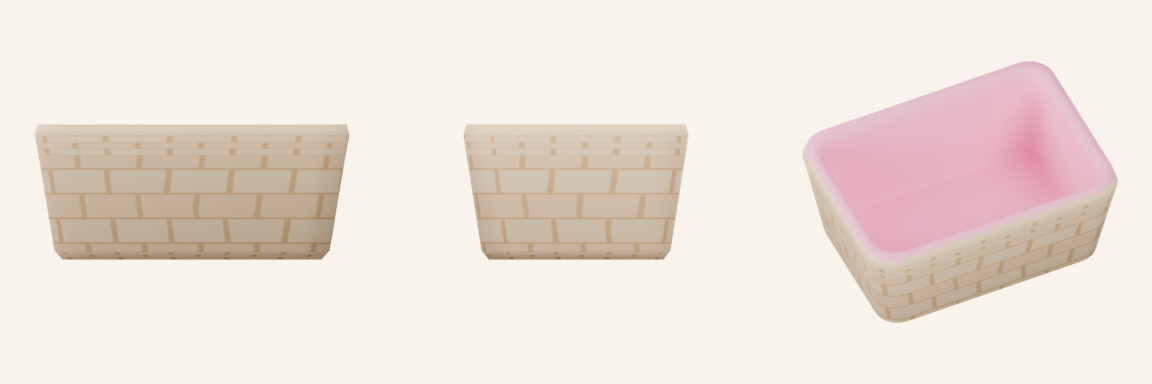
#> input picture art/incoming/accessory/acc_basket_preview.png, 1152 x 384 px, given in place of ribbon_pink_front.png, which was not available
$ python compose_accessories.py
#> lines starting #> are read from the running program, lines starting #| are printed output that depends on the picture
"""Make one front/side/detail PNG per model and a tier-order overview."""

from pathlib import Path

from PIL import Image, ImageDraw, ImageFont

ROOT = Path(__file__).resolve().parents[2]
OUT = ROOT / "art/incoming/accessory"
TMP = ROOT / "art/render_work/accessory"
GROUPS = [
    ("Ribbons", ("ribbon_pink", "ribbon_polka", "ribbon_gold")),
    ("Hats", ("hat_party", "hat_beret", "hat_crown")),
    ("Scarves", ("scarf_mint", "scarf_bandana", "scarf_cape")),
    ("Pins", ("pin_daisy", "pin_star", "pin_rainbow")),
]
BASE = "#F8F3EC"


def place(canvas, name, view, x, y, size):
    im = Image.open(TMP / f"{name}_{view}.png").convert("RGBA")
    im.thumbnail((size, size), Image.Resampling.LANCZOS)
    canvas.paste(im, (x + (size - im.width) // 2, y + (size - im.height) // 2), im)


names = [n for _, group in GROUPS for n in group] + ["acc_basket"]
for name in names:
    strip = Image.new("RGB", (1152, 384), BASE)
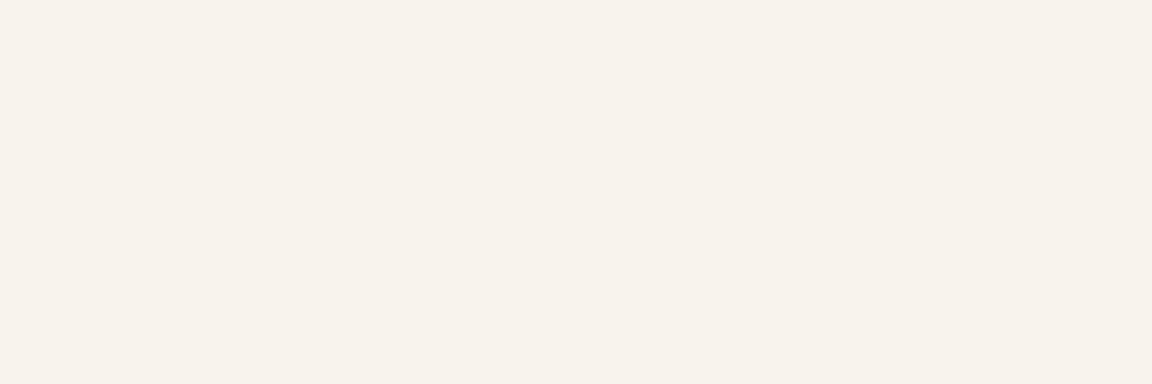
#> strip: PIL image 1152x384 RGB; mean R, G, B 248, 243, 236
    for i, view in enumerate(("front", "side", "detail")):
        place(strip, name, view, i * 384, 0, 384)
#> in place, `canvas.paste(im, (x + (size - im.width) // 2, y + (size - im.height) /..`:
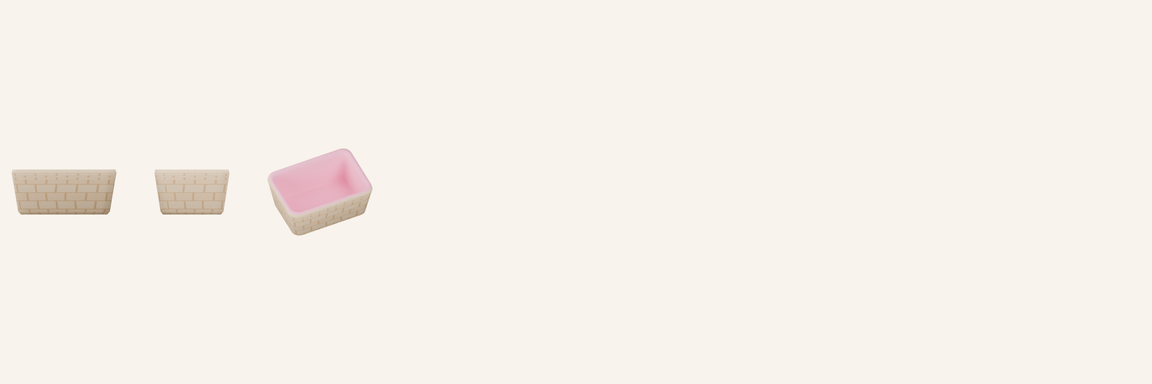
#> canvas: PIL image 1152x384 RGB; mean R, G, B 246.8, 241.1, 234
    strip.save(OUT / f"{name}_preview.png", optimize=True)
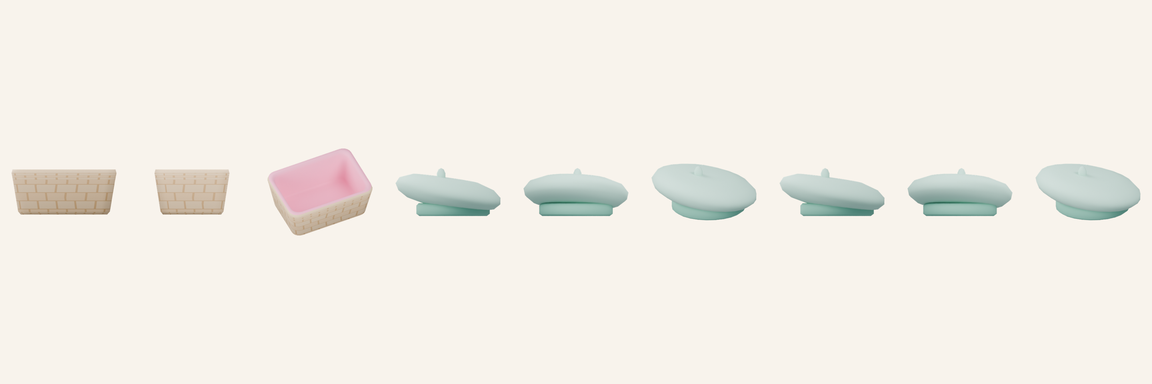
#> saved as ribbon_pink_preview.png: PIL image 1152x384 RGB; mean R, G, B 242.9, 238.6, 231.5
#> (the run stopped early here; a loop or call above may not have finished)
